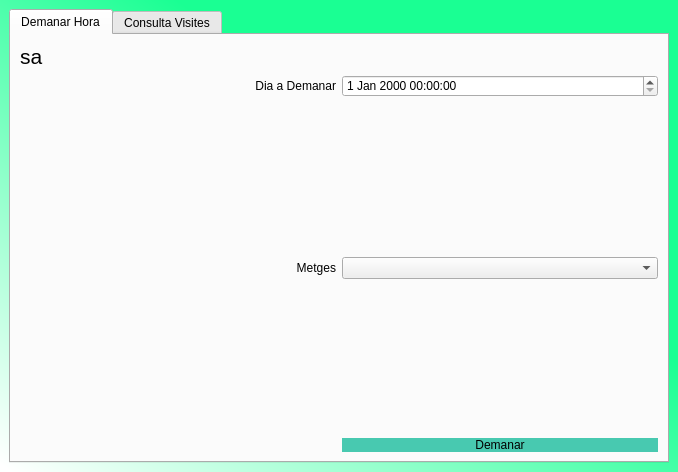
<?xml version="1.0" encoding="UTF-8"?>
<ui version="4.0">
 <class>Roles</class>
 <widget class="QMainWindow" name="Roles">
  <property name="geometry">
   <rect>
    <x>0</x>
    <y>0</y>
    <width>678</width>
    <height>472</height>
   </rect>
  </property>
  <property name="windowTitle">
   <string>Pacient</string>
  </property>
  <property name="styleSheet">
   <string notr="true">QWidget#centralwidget{
background-color: qlineargradient(spread:pad, x1:0.637, y1:0.392364, x2:0.01, y2:0.994, stop:0 rgba(26, 255, 147, 255), stop:1 rgba(255, 255, 255, 255));
}</string>
  </property>
  <widget class="QWidget" name="centralwidget">
   <layout class="QGridLayout" name="gridLayout">
    <item row="0" column="0">
     <widget class="QTabWidget" name="tabWidget">
      <property name="currentIndex">
       <number>0</number>
      </property>
      <widget class="QWidget" name="DemanarHora">
       <attribute name="title">
        <string>Demanar Hora</string>
       </attribute>
       <layout class="QGridLayout" name="gridLayout_2">
        <item row="6" column="1">
         <widget class="QPushButton" name="pushButton">
          <property name="styleSheet">
           <string notr="true">border-radius:10px;
font: 14pt &quot;MS Shell Dlg 2&quot;;
background-color: rgb(72, 201, 176);</string>
          </property>
          <property name="text">
           <string>Demanar</string>
          </property>
         </widget>
        </item>
        <item row="0" column="0">
         <widget class="QLabel" name="usuari">
          <property name="font">
           <font>
            <family>MS Shell Dlg 2</family>
            <pointsize>16</pointsize>
            <weight>50</weight>
            <italic>false</italic>
            <bold>false</bold>
           </font>
          </property>
          <property name="styleSheet">
           <string notr="true">font: 16pt &quot;MS Shell Dlg 2&quot;;
color: black;</string>
          </property>
          <property name="text">
           <string>&lt;html&gt;&lt;head/&gt;&lt;body&gt;&lt;p&gt;sa&lt;/p&gt;&lt;/body&gt;&lt;/html&gt;</string>
          </property>
         </widget>
        </item>
        <item row="4" column="0">
         <spacer name="verticalSpacer">
          <property name="orientation">
           <enum>Qt::Vertical</enum>
          </property>
          <property name="sizeHint" stdset="0">
           <size>
            <width>20</width>
            <height>40</height>
           </size>
          </property>
         </spacer>
        </item>
        <item row="1" column="1">
         <widget class="QDateTimeEdit" name="dateTimeEdit"/>
        </item>
        <item row="1" column="0">
         <widget class="QLabel" name="label">
          <property name="toolTip">
           <string>&lt;html&gt;&lt;head/&gt;&lt;body&gt;&lt;p align=&quot;right&quot;&gt;gffggg&lt;/p&gt;&lt;/body&gt;&lt;/html&gt;</string>
          </property>
          <property name="whatsThis">
           <string>&lt;html&gt;&lt;head/&gt;&lt;body&gt;&lt;p align=&quot;right&quot;&gt;ggfgf&lt;/p&gt;&lt;/body&gt;&lt;/html&gt;</string>
          </property>
          <property name="layoutDirection">
           <enum>Qt::LeftToRight</enum>
          </property>
          <property name="text">
           <string>Dia a Demanar</string>
          </property>
          <property name="alignment">
           <set>Qt::AlignRight|Qt::AlignTrailing|Qt::AlignVCenter</set>
          </property>
         </widget>
        </item>
        <item row="3" column="1">
         <widget class="QComboBox" name="llista_metges"/>
        </item>
        <item row="2" column="1">
         <spacer name="verticalSpacer_3">
          <property name="orientation">
           <enum>Qt::Vertical</enum>
          </property>
          <property name="sizeHint" stdset="0">
           <size>
            <width>20</width>
            <height>40</height>
           </size>
          </property>
         </spacer>
        </item>
        <item row="3" column="0">
         <widget class="QLabel" name="label_2">
          <property name="text">
           <string>Metges</string>
          </property>
          <property name="alignment">
           <set>Qt::AlignRight|Qt::AlignTrailing|Qt::AlignVCenter</set>
          </property>
         </widget>
        </item>
       </layout>
      </widget>
      <widget class="QWidget" name="ConsultaVisites">
       <attribute name="title">
        <string>Consulta Visites</string>
       </attribute>
       <layout class="QGridLayout" name="gridLayout_3">
        <item row="1" column="0">
         <spacer name="verticalSpacer_2">
          <property name="orientation">
           <enum>Qt::Vertical</enum>
          </property>
          <property name="sizeHint" stdset="0">
           <size>
            <width>20</width>
            <height>40</height>
           </size>
          </property>
         </spacer>
        </item>
        <item row="0" column="0">
         <widget class="QLabel" name="usuari_2">
          <property name="font">
           <font>
            <family>MS Shell Dlg 2</family>
            <pointsize>16</pointsize>
            <weight>50</weight>
            <italic>false</italic>
            <bold>false</bold>
           </font>
          </property>
          <property name="styleSheet">
           <string notr="true">font: 16pt &quot;MS Shell Dlg 2&quot;;
color: Black;</string>
          </property>
          <property name="text">
           <string>&lt;html&gt;&lt;head/&gt;&lt;body&gt;&lt;p&gt;sa&lt;/p&gt;&lt;/body&gt;&lt;/html&gt;</string>
          </property>
         </widget>
        </item>
        <item row="2" column="1">
         <widget class="QPushButton" name="pushButton_2">
          <property name="text">
           <string>PushButton</string>
          </property>
         </widget>
        </item>
       </layout>
      </widget>
     </widget>
    </item>
   </layout>
  </widget>
 </widget>
 <resources/>
 <connections/>
</ui>
